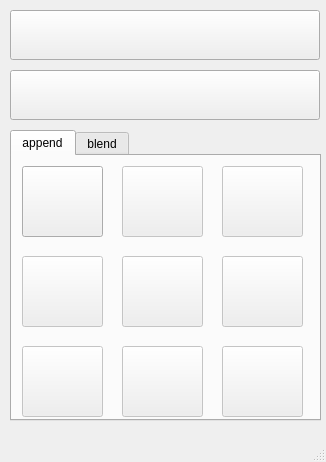
<?xml version="1.0" encoding="UTF-8"?>
<ui version="4.0">
 <class>edo_buildControlerFromSkeletonUI</class>
 <widget class="QMainWindow" name="edo_buildControlerFromSkeletonUI">
  <property name="geometry">
   <rect>
    <x>0</x>
    <y>0</y>
    <width>326</width>
    <height>462</height>
   </rect>
  </property>
  <property name="windowTitle">
   <string>edo_buildControlerFromSkeletonUI</string>
  </property>
  <widget class="QWidget" name="centralwidget">
   <widget class="QPushButton" name="basicCtrl_bt">
    <property name="geometry">
     <rect>
      <x>10</x>
      <y>70</y>
      <width>310</width>
      <height>50</height>
     </rect>
    </property>
    <property name="text">
     <string/>
    </property>
    <property name="icon">
     <iconset resource="../../../icon/edo/edo_pyqt_icon.qrc">
      <normaloff>:/basicCtrl/basicCtrl.jpg</normaloff>:/basicCtrl/basicCtrl.jpg</iconset>
    </property>
    <property name="iconSize">
     <size>
      <width>310</width>
      <height>50</height>
     </size>
    </property>
   </widget>
   <widget class="QPushButton" name="reAxis_bt">
    <property name="geometry">
     <rect>
      <x>10</x>
      <y>10</y>
      <width>310</width>
      <height>50</height>
     </rect>
    </property>
    <property name="text">
     <string/>
    </property>
    <property name="icon">
     <iconset resource="../../../icon/edo/edo_pyqt_icon.qrc">
      <normaloff>:/reAxis/reAxis.jpg</normaloff>:/reAxis/reAxis.jpg</iconset>
    </property>
    <property name="iconSize">
     <size>
      <width>310</width>
      <height>50</height>
     </size>
    </property>
    <property name="autoRepeatDelay">
     <number>300</number>
    </property>
   </widget>
   <widget class="QTabWidget" name="controlerLevelUp_tab1">
    <property name="geometry">
     <rect>
      <x>10</x>
      <y>130</y>
      <width>311</width>
      <height>291</height>
     </rect>
    </property>
    <property name="currentIndex">
     <number>0</number>
    </property>
    <widget class="QWidget" name="tab">
     <attribute name="title">
      <string>append</string>
     </attribute>
     <widget class="QPushButton" name="hairDynamic_bt">
      <property name="geometry">
       <rect>
        <x>10</x>
        <y>10</y>
        <width>81</width>
        <height>71</height>
       </rect>
      </property>
      <property name="text">
       <string/>
      </property>
      <property name="icon">
       <iconset resource="../../../icon/edo/edo_pyqt_icon.qrc">
        <normaloff>:/hrsCtrl/hrsCtrl.jpg</normaloff>:/hrsCtrl/hrsCtrl.jpg</iconset>
      </property>
      <property name="iconSize">
       <size>
        <width>81</width>
        <height>71</height>
       </size>
      </property>
     </widget>
     <widget class="QPushButton" name="hairDynamic_bt_2">
      <property name="enabled">
       <bool>false</bool>
      </property>
      <property name="geometry">
       <rect>
        <x>110</x>
        <y>10</y>
        <width>81</width>
        <height>71</height>
       </rect>
      </property>
      <property name="text">
       <string/>
      </property>
      <property name="icon">
       <iconset resource="../../../icon/edo/edo_pyqt_icon.qrc">
        <normaloff>:/future/future.jpg</normaloff>:/future/future.jpg</iconset>
      </property>
      <property name="iconSize">
       <size>
        <width>81</width>
        <height>71</height>
       </size>
      </property>
     </widget>
     <widget class="QPushButton" name="hairDynamic_bt_3">
      <property name="enabled">
       <bool>false</bool>
      </property>
      <property name="geometry">
       <rect>
        <x>210</x>
        <y>10</y>
        <width>81</width>
        <height>71</height>
       </rect>
      </property>
      <property name="text">
       <string/>
      </property>
      <property name="icon">
       <iconset resource="../../../icon/edo/edo_pyqt_icon.qrc">
        <normaloff>:/future/future.jpg</normaloff>:/future/future.jpg</iconset>
      </property>
      <property name="iconSize">
       <size>
        <width>81</width>
        <height>71</height>
       </size>
      </property>
     </widget>
     <widget class="QPushButton" name="hairDynamic_bt_4">
      <property name="enabled">
       <bool>false</bool>
      </property>
      <property name="geometry">
       <rect>
        <x>110</x>
        <y>100</y>
        <width>81</width>
        <height>71</height>
       </rect>
      </property>
      <property name="text">
       <string/>
      </property>
      <property name="icon">
       <iconset resource="../../../icon/edo/edo_pyqt_icon.qrc">
        <normaloff>:/future/future.jpg</normaloff>:/future/future.jpg</iconset>
      </property>
      <property name="iconSize">
       <size>
        <width>81</width>
        <height>71</height>
       </size>
      </property>
     </widget>
     <widget class="QPushButton" name="hairDynamic_bt_5">
      <property name="enabled">
       <bool>false</bool>
      </property>
      <property name="geometry">
       <rect>
        <x>10</x>
        <y>100</y>
        <width>81</width>
        <height>71</height>
       </rect>
      </property>
      <property name="text">
       <string/>
      </property>
      <property name="icon">
       <iconset resource="../../../icon/edo/edo_pyqt_icon.qrc">
        <normaloff>:/future/future.jpg</normaloff>:/future/future.jpg</iconset>
      </property>
      <property name="iconSize">
       <size>
        <width>81</width>
        <height>71</height>
       </size>
      </property>
     </widget>
     <widget class="QPushButton" name="hairDynamic_bt_6">
      <property name="enabled">
       <bool>false</bool>
      </property>
      <property name="geometry">
       <rect>
        <x>210</x>
        <y>100</y>
        <width>81</width>
        <height>71</height>
       </rect>
      </property>
      <property name="text">
       <string/>
      </property>
      <property name="icon">
       <iconset resource="../../../icon/edo/edo_pyqt_icon.qrc">
        <normaloff>:/future/future.jpg</normaloff>:/future/future.jpg</iconset>
      </property>
      <property name="iconSize">
       <size>
        <width>81</width>
        <height>71</height>
       </size>
      </property>
     </widget>
     <widget class="QPushButton" name="hairDynamic_bt_7">
      <property name="enabled">
       <bool>false</bool>
      </property>
      <property name="geometry">
       <rect>
        <x>210</x>
        <y>190</y>
        <width>81</width>
        <height>71</height>
       </rect>
      </property>
      <property name="text">
       <string/>
      </property>
      <property name="icon">
       <iconset resource="../../../icon/edo/edo_pyqt_icon.qrc">
        <normaloff>:/future/future.jpg</normaloff>:/future/future.jpg</iconset>
      </property>
      <property name="iconSize">
       <size>
        <width>81</width>
        <height>71</height>
       </size>
      </property>
     </widget>
     <widget class="QPushButton" name="hairDynamic_bt_8">
      <property name="enabled">
       <bool>false</bool>
      </property>
      <property name="geometry">
       <rect>
        <x>10</x>
        <y>190</y>
        <width>81</width>
        <height>71</height>
       </rect>
      </property>
      <property name="text">
       <string/>
      </property>
      <property name="icon">
       <iconset resource="../../../icon/edo/edo_pyqt_icon.qrc">
        <normaloff>:/future/future.jpg</normaloff>:/future/future.jpg</iconset>
      </property>
      <property name="iconSize">
       <size>
        <width>81</width>
        <height>71</height>
       </size>
      </property>
     </widget>
     <widget class="QPushButton" name="hairDynamic_bt_9">
      <property name="enabled">
       <bool>false</bool>
      </property>
      <property name="geometry">
       <rect>
        <x>110</x>
        <y>190</y>
        <width>81</width>
        <height>71</height>
       </rect>
      </property>
      <property name="text">
       <string/>
      </property>
      <property name="icon">
       <iconset resource="../../../icon/edo/edo_pyqt_icon.qrc">
        <normaloff>:/future/future.jpg</normaloff>:/future/future.jpg</iconset>
      </property>
      <property name="iconSize">
       <size>
        <width>81</width>
        <height>71</height>
       </size>
      </property>
     </widget>
    </widget>
    <widget class="QWidget" name="tab_2">
     <attribute name="title">
      <string>blend</string>
     </attribute>
     <widget class="QPushButton" name="hairDynamic_bt_10">
      <property name="enabled">
       <bool>false</bool>
      </property>
      <property name="geometry">
       <rect>
        <x>10</x>
        <y>190</y>
        <width>81</width>
        <height>71</height>
       </rect>
      </property>
      <property name="text">
       <string/>
      </property>
      <property name="icon">
       <iconset resource="../../../icon/edo/edo_pyqt_icon.qrc">
        <normaloff>:/future/future.jpg</normaloff>:/future/future.jpg</iconset>
      </property>
      <property name="iconSize">
       <size>
        <width>81</width>
        <height>71</height>
       </size>
      </property>
     </widget>
     <widget class="QPushButton" name="hairDynamic_bt_11">
      <property name="enabled">
       <bool>false</bool>
      </property>
      <property name="geometry">
       <rect>
        <x>110</x>
        <y>190</y>
        <width>81</width>
        <height>71</height>
       </rect>
      </property>
      <property name="text">
       <string/>
      </property>
      <property name="icon">
       <iconset resource="../../../icon/edo/edo_pyqt_icon.qrc">
        <normaloff>:/future/future.jpg</normaloff>:/future/future.jpg</iconset>
      </property>
      <property name="iconSize">
       <size>
        <width>81</width>
        <height>71</height>
       </size>
      </property>
     </widget>
     <widget class="QPushButton" name="hairDynamic_bt_12">
      <property name="enabled">
       <bool>false</bool>
      </property>
      <property name="geometry">
       <rect>
        <x>210</x>
        <y>100</y>
        <width>81</width>
        <height>71</height>
       </rect>
      </property>
      <property name="text">
       <string/>
      </property>
      <property name="icon">
       <iconset resource="../../../icon/edo/edo_pyqt_icon.qrc">
        <normaloff>:/future/future.jpg</normaloff>:/future/future.jpg</iconset>
      </property>
      <property name="iconSize">
       <size>
        <width>81</width>
        <height>71</height>
       </size>
      </property>
     </widget>
     <widget class="QPushButton" name="hairDynamic_bt_13">
      <property name="enabled">
       <bool>false</bool>
      </property>
      <property name="geometry">
       <rect>
        <x>210</x>
        <y>10</y>
        <width>81</width>
        <height>71</height>
       </rect>
      </property>
      <property name="text">
       <string/>
      </property>
      <property name="icon">
       <iconset resource="../../../icon/edo/edo_pyqt_icon.qrc">
        <normaloff>:/future/future.jpg</normaloff>:/future/future.jpg</iconset>
      </property>
      <property name="iconSize">
       <size>
        <width>81</width>
        <height>71</height>
       </size>
      </property>
     </widget>
     <widget class="QPushButton" name="hairDynamic_bt_14">
      <property name="enabled">
       <bool>false</bool>
      </property>
      <property name="geometry">
       <rect>
        <x>110</x>
        <y>10</y>
        <width>81</width>
        <height>71</height>
       </rect>
      </property>
      <property name="text">
       <string/>
      </property>
      <property name="icon">
       <iconset resource="../../../icon/edo/edo_pyqt_icon.qrc">
        <normaloff>:/future/future.jpg</normaloff>:/future/future.jpg</iconset>
      </property>
      <property name="iconSize">
       <size>
        <width>81</width>
        <height>71</height>
       </size>
      </property>
     </widget>
     <widget class="QPushButton" name="hairDynamic_bt_15">
      <property name="enabled">
       <bool>false</bool>
      </property>
      <property name="geometry">
       <rect>
        <x>210</x>
        <y>190</y>
        <width>81</width>
        <height>71</height>
       </rect>
      </property>
      <property name="text">
       <string/>
      </property>
      <property name="icon">
       <iconset resource="../../../icon/edo/edo_pyqt_icon.qrc">
        <normaloff>:/future/future.jpg</normaloff>:/future/future.jpg</iconset>
      </property>
      <property name="iconSize">
       <size>
        <width>81</width>
        <height>71</height>
       </size>
      </property>
     </widget>
     <widget class="QPushButton" name="hairDynamic_bt_16">
      <property name="enabled">
       <bool>false</bool>
      </property>
      <property name="geometry">
       <rect>
        <x>110</x>
        <y>100</y>
        <width>81</width>
        <height>71</height>
       </rect>
      </property>
      <property name="text">
       <string/>
      </property>
      <property name="icon">
       <iconset resource="../../../icon/edo/edo_pyqt_icon.qrc">
        <normaloff>:/future/future.jpg</normaloff>:/future/future.jpg</iconset>
      </property>
      <property name="iconSize">
       <size>
        <width>81</width>
        <height>71</height>
       </size>
      </property>
     </widget>
     <widget class="QPushButton" name="hairDynamic_bt_17">
      <property name="enabled">
       <bool>false</bool>
      </property>
      <property name="geometry">
       <rect>
        <x>10</x>
        <y>100</y>
        <width>81</width>
        <height>71</height>
       </rect>
      </property>
      <property name="text">
       <string/>
      </property>
      <property name="icon">
       <iconset resource="../../../icon/edo/edo_pyqt_icon.qrc">
        <normaloff>:/future/future.jpg</normaloff>:/future/future.jpg</iconset>
      </property>
      <property name="iconSize">
       <size>
        <width>81</width>
        <height>71</height>
       </size>
      </property>
     </widget>
     <widget class="QPushButton" name="hairDynamic_bt_18">
      <property name="enabled">
       <bool>false</bool>
      </property>
      <property name="geometry">
       <rect>
        <x>10</x>
        <y>10</y>
        <width>81</width>
        <height>71</height>
       </rect>
      </property>
      <property name="text">
       <string/>
      </property>
      <property name="icon">
       <iconset resource="../../../icon/edo/edo_pyqt_icon.qrc">
        <normaloff>:/future/future.jpg</normaloff>:/future/future.jpg</iconset>
      </property>
      <property name="iconSize">
       <size>
        <width>81</width>
        <height>71</height>
       </size>
      </property>
     </widget>
    </widget>
   </widget>
  </widget>
  <widget class="QMenuBar" name="menubar">
   <property name="geometry">
    <rect>
     <x>0</x>
     <y>0</y>
     <width>326</width>
     <height>18</height>
    </rect>
   </property>
  </widget>
  <widget class="QStatusBar" name="statusbar"/>
 </widget>
 <resources>
  <include location="../../../icon/edo/edo_pyqt_icon.qrc"/>
 </resources>
 <connections/>
</ui>
